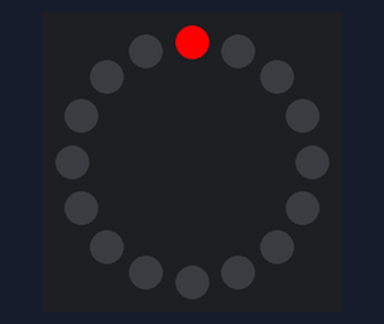
A sketch run on a simulated ATtiny85, built with avr-gcc and run on an emulated ATtiny85. On the bench: 16 RGB LEDs in a ring, first at the top, clockwise.

Above: at 0.1 s.
At 1.6 s:
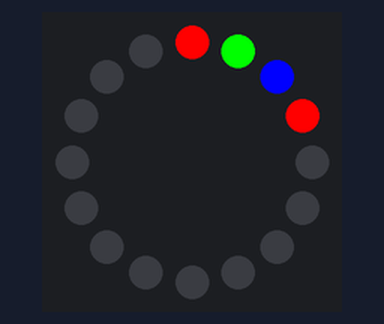
At 2.6 s:
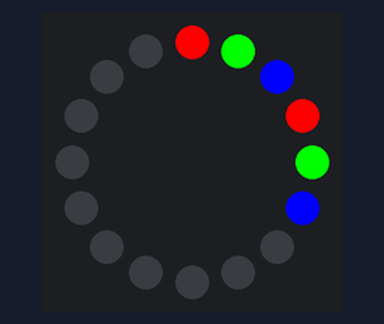
At 3.6 s:
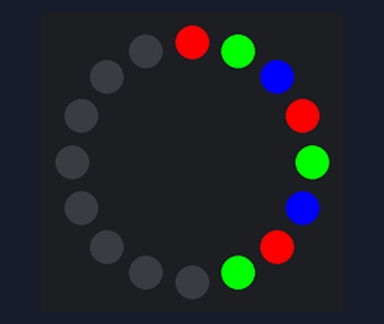
At 5.6 s:
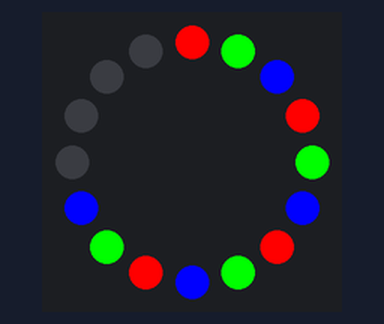
At 7.6 s:
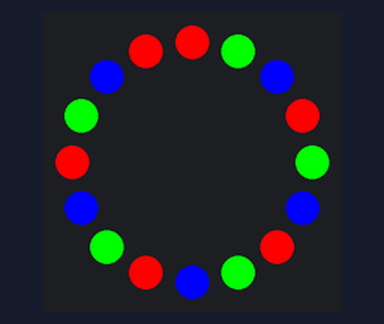

The sketch:

LEDRing_test.ino
```cpp
#include <Adafruit_NeoPixel.h>
#ifdef __AVR__
  #include <avr/power.h>
#endif


// Arudino pins
//#define LED_RING_PIN 10
//esp32
#define LED_RING_PIN 16

#define LEDS_COUNT 16

Adafruit_NeoPixel pixels(LEDS_COUNT, LED_RING_PIN, NEO_GRB + NEO_KHZ800);
#define DELAYVAL 500

void setup() {
#if defined(__AVR_ATtiny85__) && (F_CPU == 16000000)
  clock_prescale_set(clock_div_1);
#endif

  pixels.begin();


Serial.begin(9600);
// RANDOM NUMBER GEN FROM ANALOG


}

void loop() {

//float randAnal = randomSeed(analogRead(A0));
  //Serial.print(randAnal);

  int r_frac = 0;
  int g_frac = 0;
  int b_frac = 0;

  pixels.clear();

  for(int i=0; i<LEDS_COUNT; i++) {


//  int range = 255/5;
// int col = range * (i+1);

if (i == 0) {r_frac = 255; g_frac = 0; b_frac = 0;}
if (i == 1) {r_frac = 0; g_frac = 255; b_frac = 0;}
if (i == 2) {r_frac = 0; g_frac = 0; b_frac = 255;}
if (i == 3) {r_frac = 255; g_frac = 0; b_frac = 0;}
if (i == 4) {r_frac = 0; g_frac = 255; b_frac = 0;}
if (i == 5) {r_frac = 0; g_frac = 0; b_frac = 255;}
if (i == 6) {r_frac = 255; g_frac = 0; b_frac = 0;}
if (i == 7) {r_frac = 0; g_frac = 255; b_frac = 0;}
if (i == 8) {r_frac = 0; g_frac = 0; b_frac = 255;}
if (i == 9) {r_frac = 255; g_frac = 0; b_frac = 0;}
if (i == 10) {r_frac = 0; g_frac = 255; b_frac = 0;}
if (i == 11) {r_frac = 0; g_frac = 0; b_frac = 255;}
if (i == 12) {r_frac = 255; g_frac = 0; b_frac = 0;}
if (i == 13) {r_frac = 0; g_frac = 255; b_frac = 0;}
if (i == 14) {r_frac = 0; g_frac = 0; b_frac = 255;}
if (i == 15) {r_frac = 255; g_frac = 0; b_frac = 0;}

//r_frac = (i < 5) ? col : 0;
//g_frac = (i >= 5 && i < 10) ? col : 0;
//b_frac = (i >= 10 && i < 16) ? col : 0;


// green
    //pixels.setPixelColor(i, pixels.Color(0, 150, 0));
    pixels.setPixelColor(i, pixels.Color(r_frac, g_frac, b_frac));
    pixels.show();
    delay(DELAYVAL);


  }
}
```

Measured:
- by itself, everything shown: repeats every 8.0 s, in 16 steps
- what the display in image 5 shows lasts 0.5 s, from 7.5 s to 8.0 s
